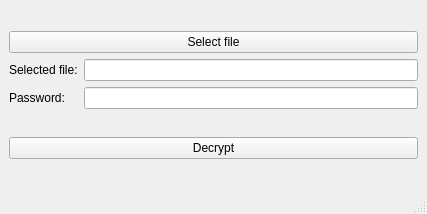
<?xml version="1.0" encoding="UTF-8"?>
<ui version="4.0">
 <class>OpenManager</class>
 <widget class="QMainWindow" name="OpenManager">
  <property name="geometry">
   <rect>
    <x>0</x>
    <y>0</y>
    <width>427</width>
    <height>214</height>
   </rect>
  </property>
  <property name="windowTitle">
   <string>MainWindow</string>
  </property>
  <widget class="QWidget" name="centralwidget">
   <layout class="QVBoxLayout" name="verticalLayout">
    <item>
     <layout class="QGridLayout" name="gridLayout">
      <item row="0" column="0" colspan="2">
       <widget class="QPushButton" name="fileBtn">
        <property name="text">
         <string>Select file</string>
        </property>
       </widget>
      </item>
      <item row="1" column="0">
       <widget class="QLabel" name="label_2">
        <property name="text">
         <string>Selected file:</string>
        </property>
       </widget>
      </item>
      <item row="2" column="0">
       <widget class="QLabel" name="label">
        <property name="text">
         <string>Password:</string>
        </property>
       </widget>
      </item>
      <item row="1" column="1">
       <widget class="QLineEdit" name="nameE">
        <property name="readOnly">
         <bool>false</bool>
        </property>
       </widget>
      </item>
      <item row="2" column="1">
       <widget class="QLineEdit" name="passE">
        <property name="text">
         <string/>
        </property>
        <property name="readOnly">
         <bool>false</bool>
        </property>
       </widget>
      </item>
     </layout>
    </item>
    <item>
     <widget class="QPushButton" name="decryptBtn">
      <property name="text">
       <string>Decrypt</string>
      </property>
     </widget>
    </item>
   </layout>
  </widget>
  <widget class="QMenuBar" name="menubar">
   <property name="geometry">
    <rect>
     <x>0</x>
     <y>0</y>
     <width>427</width>
     <height>26</height>
    </rect>
   </property>
  </widget>
  <widget class="QStatusBar" name="statusbar"/>
 </widget>
 <resources/>
 <connections/>
</ui>
